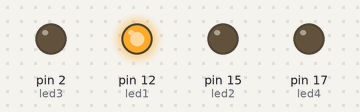
The sketch below on a simulated Arduino Uno, built with avr-gcc and run on an emulated ATmega328P. Shown: output pins drawn as LEDs (lit = HIGH).

Above: at 0.5 s.
At 2.0 s:
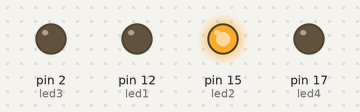
At 3.5 s:
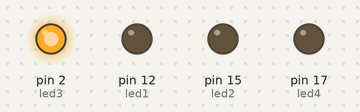
At 5.0 s:
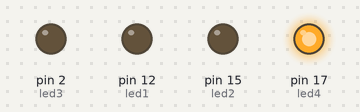
At 7.2 s:
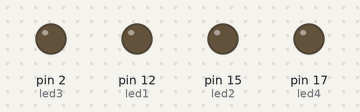
Timing chart, 0 to 7.8 s (numbered marks = the images above):
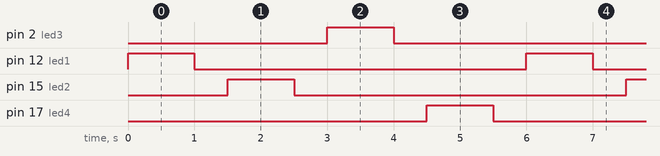

The sketch:

lab_2.3.ino
```cpp
#define led1  12
#define led2  15
const int led3 = 2;
const int led4 = 17;
void setup() {
  pinMode(led1, OUTPUT);
  pinMode(led2, OUTPUT);
  pinMode(led3, OUTPUT);
  pinMode(led4, OUTPUT);
}

void loop() {
  digitalWrite(12, HIGH);
  delay(1000);
  digitalWrite(12, LOW);
  delay(500);
  digitalWrite(15, HIGH);
  delay(1000);
  digitalWrite(15, LOW);
  delay(500);
  digitalWrite(02, HIGH);
  delay(1000);
  digitalWrite(02, LOW);
  delay(500);
  digitalWrite(17, HIGH);
  delay(1000);
  digitalWrite(17, LOW);
  delay(500);
}
```

Measured:
- by itself, pin 2 (led3), pin 12 (led1), pin 15 (led2), pin 17 (led4): alternates HIGH for 1.0 s and LOW for 5.0 s
- by itself, everything shown: repeats every 6.0 s, in 8 steps
